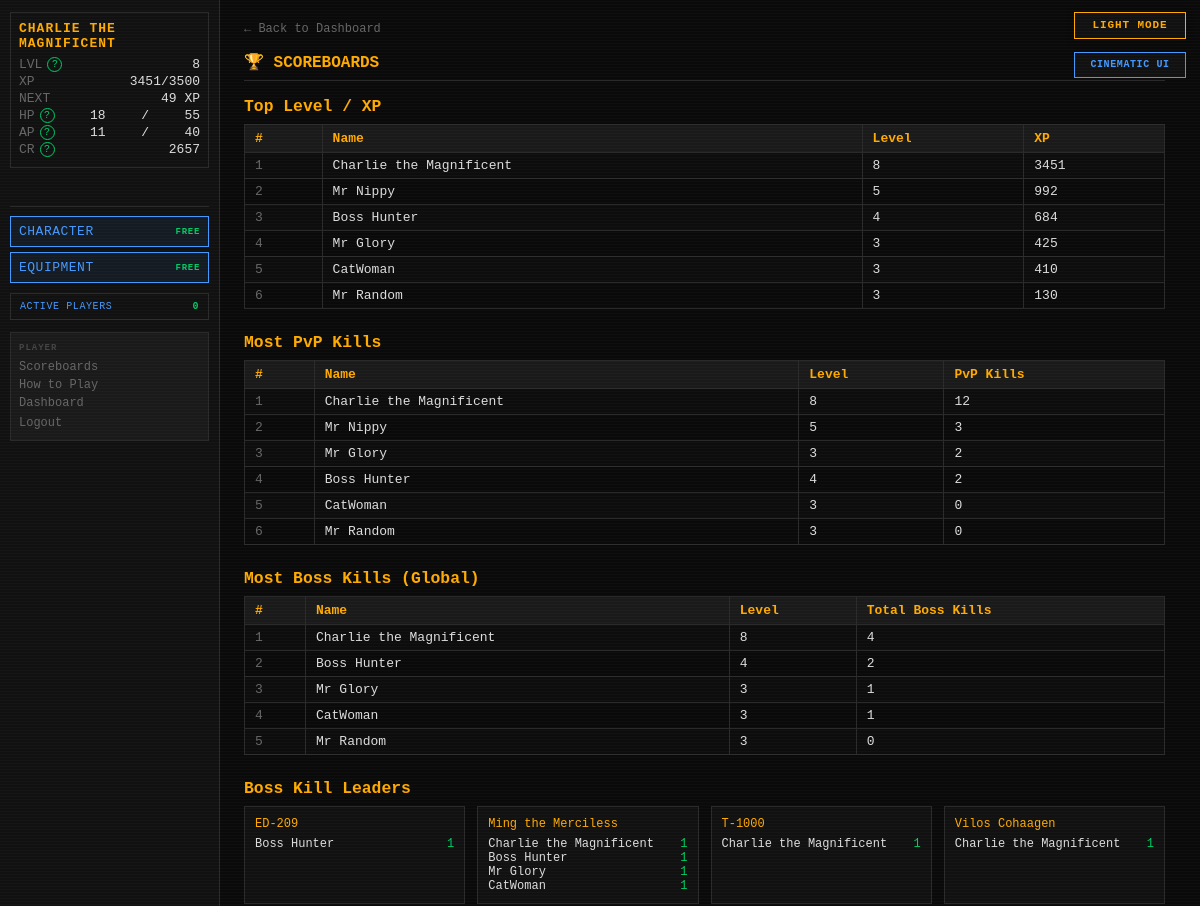
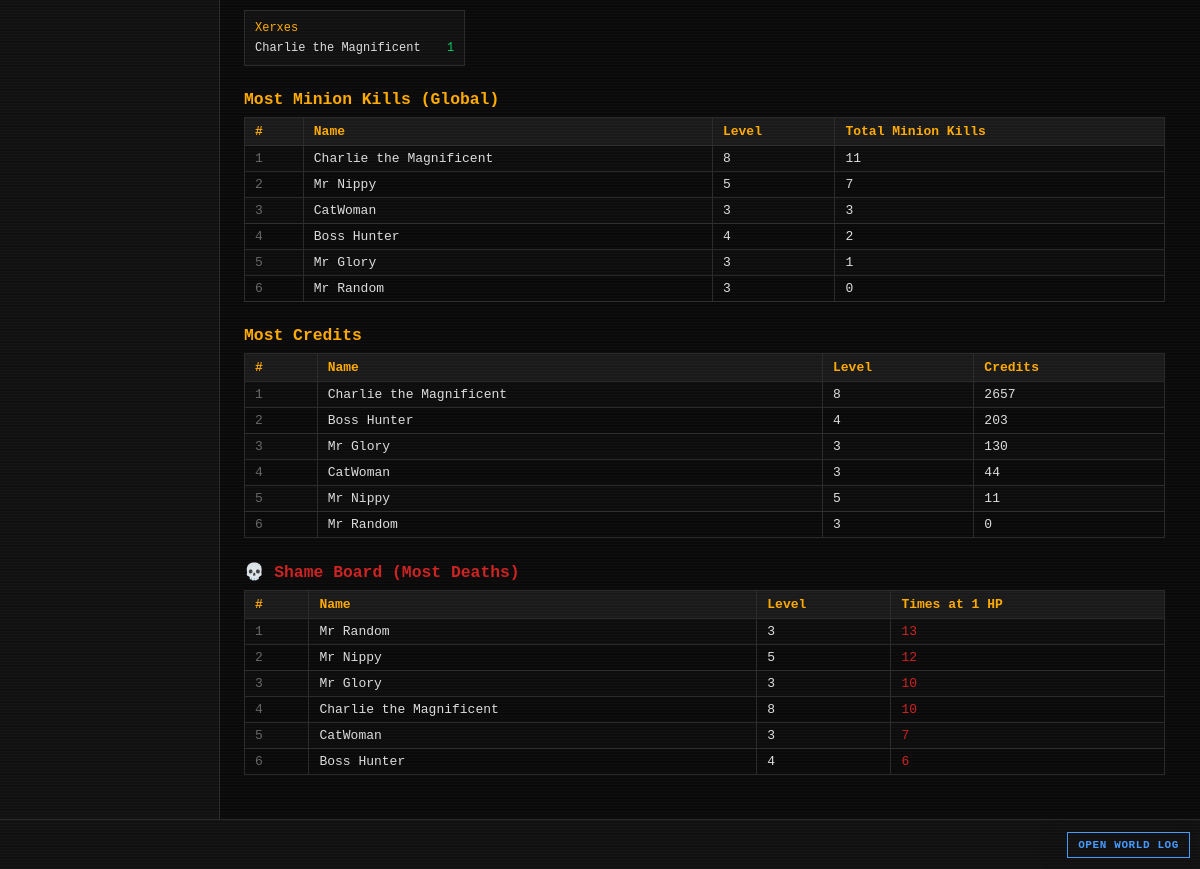
Page /scoreboards (signed in) on the earlier database version (2 pictures, top to bottom).
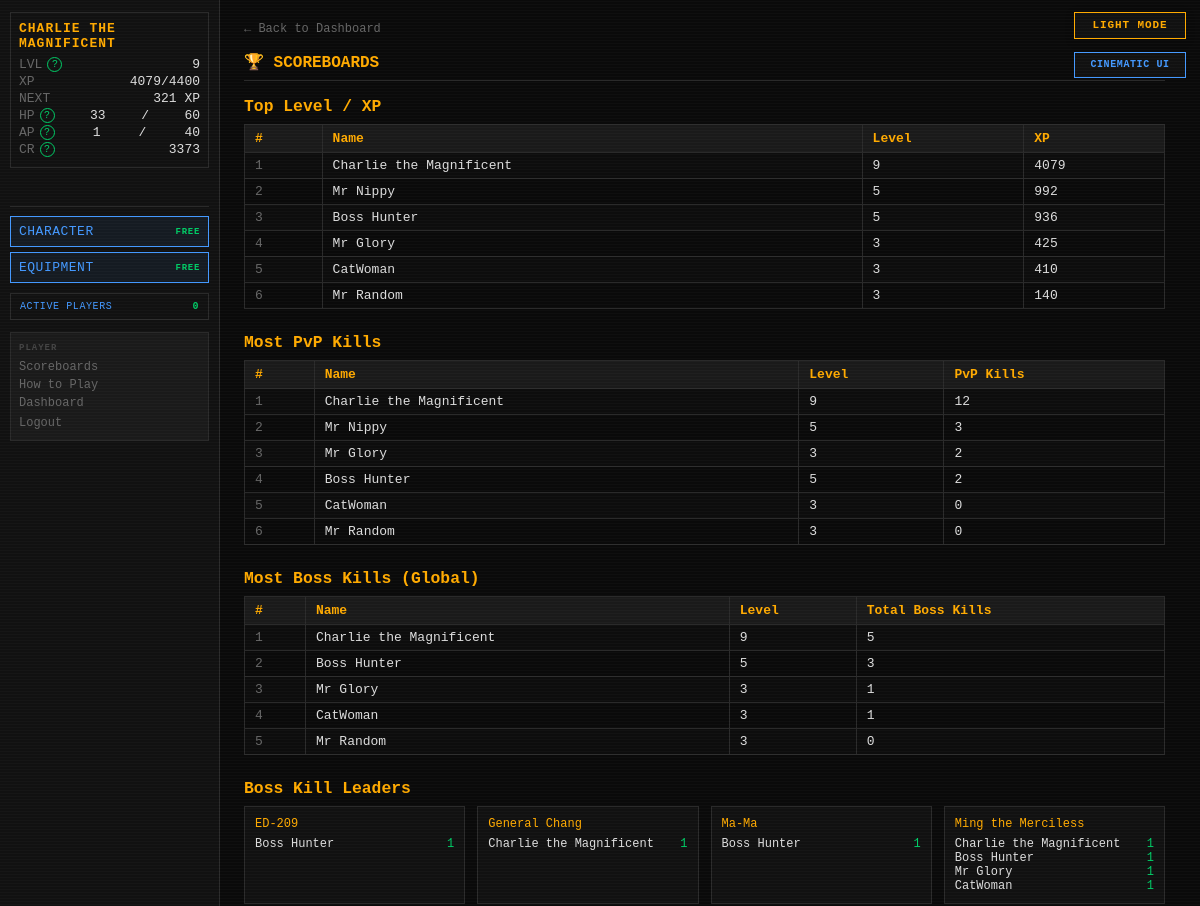
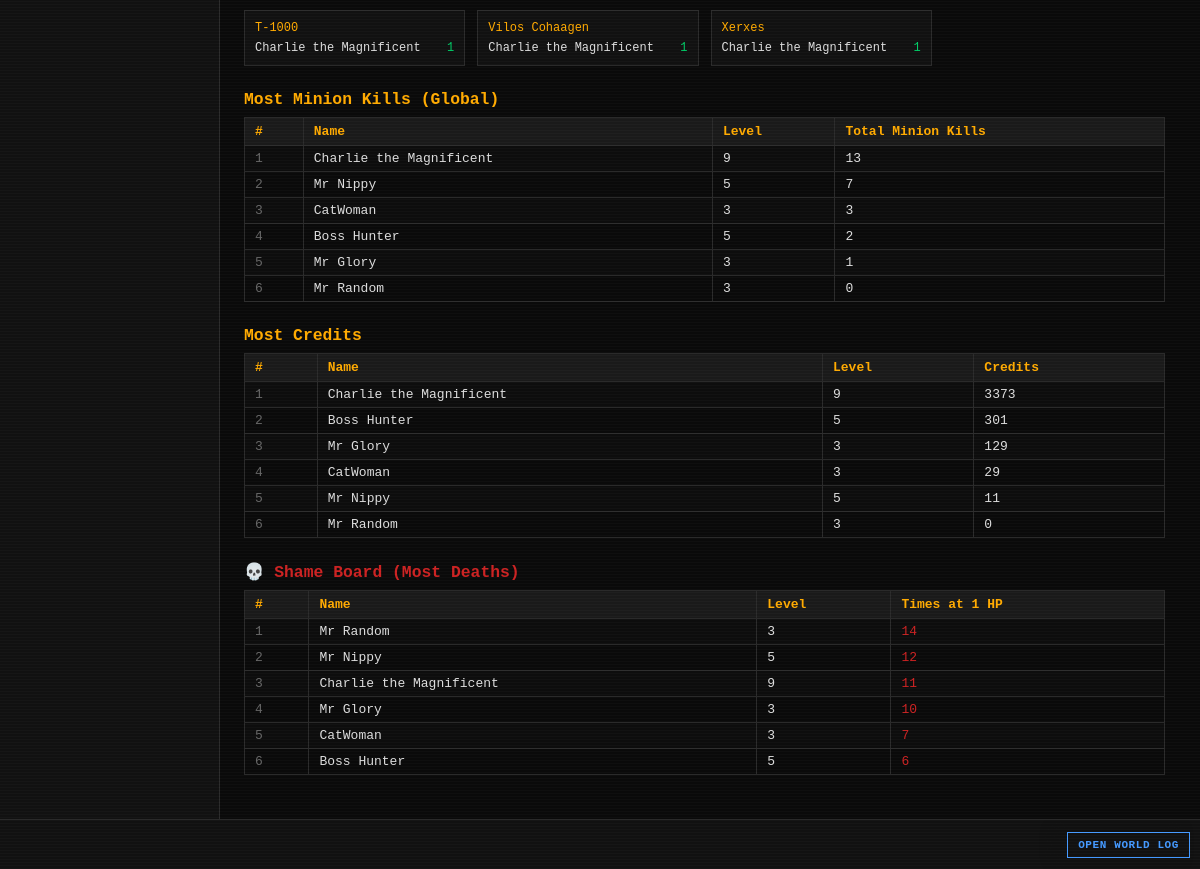
Same page on the later database version (2 pictures, top to bottom).
### tables this page shows
CREATE TABLE players (
    id                  INTEGER PRIMARY KEY AUTOINCREMENT,
    username            TEXT    UNIQUE NOT NULL,
    password_hash       TEXT    NOT NULL,
    email               TEXT    UNIQUE NOT NULL,
    character_name      TEXT    NOT NULL,
    sex                 TEXT    NOT NULL,
    class_id            INTEGER REFERENCES classes(id),
    str_stat            INTEGER NOT NULL DEFAULT 1,
    end_stat            INTEGER NOT NULL DEFAULT 1,
    agi_stat            INTEGER NOT NULL DEFAULT 1,
    lck_stat            INTEGER NOT NULL DEFAULT 1,
    per_stat            INTEGER NOT NULL DEFAULT 1,
    level               INTEGER NOT NULL DEFAULT 1,
    xp                  INTEGER NOT NULL DEFAULT 0,
    current_hp          INTEGER NOT NULL,
    current_ap          INTEGER NOT NULL,
    credits             INTEGER NOT NULL DEFAULT 25,
    equipped_weapon_id  INTEGER REFERENCES inventory_items(id),
    equipped_armor_id   INTEGER REFERENCES inventory_items(id),
    equipped_special_id INTEGER REFERENCES inventory_items(id),
    in_combat           INTEGER NOT NULL DEFAULT 0,
    pending_levelup     INTEGER NOT NULL DEFAULT 0,
    pending_perk        INTEGER NOT NULL DEFAULT 0,
    combat_preference   TEXT    NOT NULL DEFAULT "Balanced",
    is_banned           INTEGER NOT NULL DEFAULT 0,
    retired_at          TEXT,
    last_login_at       TEXT,
    created_at          TEXT    NOT NULL DEFAULT (datetime('now'))
);

CREATE TABLE player_stats (
    player_id            INTEGER PRIMARY KEY REFERENCES players(id),
    pvp_kills            INTEGER NOT NULL DEFAULT 0,
    times_reduced_to_1hp INTEGER NOT NULL DEFAULT 0,
    updated_at           TEXT    NOT NULL DEFAULT (datetime('now'))
);

CREATE TABLE bosses (
    id                          INTEGER PRIMARY KEY AUTOINCREMENT,
    name                        TEXT    UNIQUE NOT NULL,
    is_active                   INTEGER NOT NULL DEFAULT 1,
    level                       INTEGER NOT NULL,
    str_stat                    INTEGER NOT NULL,
    end_stat                    INTEGER NOT NULL,
    agi_stat                    INTEGER NOT NULL,
    lck_stat                    INTEGER NOT NULL,
    per_stat                    INTEGER NOT NULL,
    max_hp                      INTEGER NOT NULL,
    phase2_hp_percent           INTEGER NOT NULL,
    phase3_hp_percent           INTEGER NOT NULL,
    special_attack_name         TEXT    NOT NULL,
    special_attack_die          TEXT    NOT NULL,
    special_attack_damage_type  TEXT    NOT NULL,
    special_attack_flavor       TEXT    NOT NULL,
    special_buff_name           TEXT    NOT NULL,
    special_buff_type           TEXT    NOT NULL,
    special_buff_value          REAL    NOT NULL,
    special_buff_damage_type    TEXT,
    special_buff_flavor         TEXT    NOT NULL,
    res_blade     INTEGER NOT NULL DEFAULT 0,
    res_blunt     INTEGER NOT NULL DEFAULT 0,
    res_ballistic INTEGER NOT NULL DEFAULT 0,
    res_energy    INTEGER NOT NULL DEFAULT 0,
    res_arcane    INTEGER NOT NULL DEFAULT 0,
    res_explosive INTEGER NOT NULL DEFAULT 0,
    res_venom     INTEGER NOT NULL DEFAULT 0,
    weak_blade    INTEGER NOT NULL DEFAULT 0,
    weak_blunt    INTEGER NOT NULL DEFAULT 0,
    weak_ballistic INTEGER NOT NULL DEFAULT 0,
    weak_energy   INTEGER NOT NULL DEFAULT 0,
    weak_arcane   INTEGER NOT NULL DEFAULT 0,
    weak_explosive INTEGER NOT NULL DEFAULT 0,
    weak_venom    INTEGER NOT NULL DEFAULT 0,
    drop_weapon_chance       REAL    NOT NULL,
    drop_armor_chance        REAL    NOT NULL,
    drop_special_item_chance REAL    NOT NULL,
    drop_credit_min          INTEGER NOT NULL,
    drop_credit_max          INTEGER NOT NULL,
    flavor_text              TEXT    NOT NULL,
    imported_at              TEXT    NOT NULL DEFAULT (datetime('now'))
, description TEXT NOT NULL DEFAULT '');

CREATE TABLE boss_instances (
    id                  INTEGER PRIMARY KEY AUTOINCREMENT,
    player_id           INTEGER NOT NULL REFERENCES players(id),
    boss_id             INTEGER NOT NULL REFERENCES bosses(id),
    current_hp          INTEGER NOT NULL,
    encounter_max_hp    INTEGER,
    special_attack_used INTEGER NOT NULL DEFAULT 0,
    special_buff_used   INTEGER NOT NULL DEFAULT 0,
    current_phase       INTEGER NOT NULL DEFAULT 1,
    discovered_at       TEXT    NOT NULL DEFAULT (datetime('now')),
    kill_count          INTEGER NOT NULL DEFAULT 0,
    UNIQUE(player_id, boss_id)
);

### routes/scoreboards.py (the view)
@bp.route("/scoreboards")
def index():
    settings      = get_all_settings()
    inactive_days = settings.get("INACTIVE_DAYS_THRESHOLD", cfg.INACTIVE_DAYS_THRESHOLD)
    cutoff_expr   = f"datetime('now', '-{inactive_days} days')"
    top_level      = _top_level_xp(cutoff_expr)
    top_pvp_kills  = _top_pvp_kills(cutoff_expr)
    top_boss_global= _top_boss_kills_global(cutoff_expr)
    top_boss_each  = _top_boss_kills_per_boss(cutoff_expr)
    top_minion_gl  = _top_minion_kills_global(cutoff_expr)
    top_minion_each= _top_minion_kills_per_minion(cutoff_expr)
    top_credits    = _top_credits(cutoff_expr)
    shame_board    = _shame_board(cutoff_expr)
    return render_template(
        "scoreboards/scoreboards.html",
        top_level=top_level,
        top_pvp_kills=top_pvp_kills,
        top_boss_global=top_boss_global,
        top_boss_each=top_boss_each,
        top_minion_global=top_minion_gl,
        top_minion_each=top_minion_each,
        top_credits=top_credits,
        shame_board=shame_board,
    )

### app.py (called while the page is built)
def _context_processor() -> dict:
    settings = get_all_settings()
    player = g.get("player")
    if not player:
        return {"settings": settings}
    active_count = execute_one(
        """SELECT COUNT(DISTINCT q.player_id) AS cnt FROM action_queue q
           JOIN players p ON p.id=q.player_id
           WHERE datetime(q.created_at)>=datetime('now','-5 minutes') AND p.is_banned=0"""
    )["cnt"]
    return {"player": player, "settings": settings,
            "active_player_count": active_count}

def _check_auth():
    if request.endpoint in _AUTH_EXEMPT:
        return None
    if not session.get("player_id"):
        return redirect(url_for("auth.login"))
    return None

def _load_player():
    player_id = session.get("player_id")
    if not player_id:
        return None
    reconcile_combat_state(player_id)
    player = get_player(player_id)
    if player is None:
        session.clear()
        return redirect(url_for("auth.login"))
    g.player = player
    return None

### database.py (called while the page is built)
def dict_factory(cursor: sqlite3.Cursor, row: tuple) -> dict:
    return {col[0]: val for col, val in zip(cursor.description, row)}

### templates/scoreboards/scoreboards.html (shortened to what the changed rows need)
{% extends "base.html" %}
{% block content %}
<div id="page-content">
    <h2 class="page-title">🏆 SCOREBOARDS</h2>
    {% if top_level %}
    <table style="margin-bottom:24px;">
        <tr><th>#</th><th>Name</th><th>Level</th><th>XP</th></tr>
        {% for p in top_level %}
        <tr>
            <td style="color:var(--grey)">{{ loop.index }}</td>
            <td>{{ p.character_name }}</td>
            <td>{{ p.level }}</td>
            <td>{{ p.xp }}</td>
        </tr>
        {% endfor %}
    </table>
    {% else %}
    <p style="color:var(--grey);margin-bottom:24px;">No data yet.</p>
    {% endif %}
    {% if top_pvp_kills %}
    <table style="margin-bottom:24px;">
        <tr><th>#</th><th>Name</th><th>Level</th><th>PvP Kills</th></tr>
        {% for p in top_pvp_kills %}
        <tr>
            <td style="color:var(--grey)">{{ loop.index }}</td>
            <td>{{ p.character_name }}</td>
            <td>{{ p.level }}</td>
            <td>{{ p.pvp_kills }}</td>
        </tr>
        {% endfor %}
    </table>
    {% else %}
    <p style="color:var(--grey);margin-bottom:24px;">No data yet.</p>
    {% endif %}
    {% if top_boss_global %}
    <table style="margin-bottom:24px;">
        <tr><th>#</th><th>Name</th><th>Level</th><th>Total Boss Kills</th></tr>
        {% for p in top_boss_global %}
        <tr>
            <td style="color:var(--grey)">{{ loop.index }}</td>
            <td>{{ p.character_name }}</td>
            <td>{{ p.level }}</td>
            <td>{{ p.total_kills }}</td>
        </tr>
        {% endfor %}
    </table>
    {% else %}
    <p style="color:var(--grey);margin-bottom:24px;">No data yet.</p>
    {% endif %}
    {% if top_boss_each %}
    <div style="display:grid;grid-template-columns:repeat(auto-fill,minmax(220px,1fr));gap:12px;margin-bottom:24px;">
        {% for boss_name, players in top_boss_each.items() %}
        <div style="background:var(--bg-panel);border:1px solid var(--border);padding:10px;">
            <div style="color:var(--amber);margin-bottom:6px;font-size:12px;">{{ boss_name }}</div>
            {% for p in players %}
            <div style="display:flex;justify-content:space-between;font-size:12px;">
                <span>{{ p.character_name }}</span>
                <span style="color:var(--green)">{{ p.kill_count }}</span>
            </div>
            {% endfor %}
        </div>
        {% endfor %}
    </div>
    {% endif %}
    {% if top_minion_global %}
    <table style="margin-bottom:24px;">
        <tr><th>#</th><th>Name</th><th>Level</th><th>Total Minion Kills</th></tr>
        {% for p in top_minion_global %}
        <tr>
            <td style="color:var(--grey)">{{ loop.index }}</td>
            <td>{{ p.character_name }}</td>
            <td>{{ p.level }}</td>
            <td>{{ p.total_kills }}</td>
        </tr>
        {% endfor %}
    </table>
    {% else %}
    <p style="color:var(--grey);margin-bottom:24px;">No data yet.</p>
    {% endif %}
    {% if top_credits %}
    <table style="margin-bottom:24px;">
        <tr><th>#</th><th>Name</th><th>Level</th><th>Credits</th></tr>
        {% for p in top_credits %}
        <tr>
            <td style="color:var(--grey)">{{ loop.index }}</td>
            <td>{{ p.character_name }}</td>
            <td>{{ p.level }}</td>
            <td>{{ p.credits }}</td>
        </tr>
        {% endfor %}
    </table>
    {% else %}
    <p style="color:var(--grey);margin-bottom:24px;">No data yet.</p>
    {% endif %}
    {% if shame_board %}
    <table style="margin-bottom:24px;">
        <tr><th>#</th><th>Name</th><th>Level</th><th>Times at 1 HP</th></tr>
        {% for p in shame_board %}
        <tr>
            <td style="color:var(--grey)">{{ loop.index }}</td>
            <td>{{ p.character_name }}</td>
            <td>{{ p.level }}</td>
            <td style="color:var(--red)">{{ p.times_reduced_to_1hp }}</td>
        </tr>
        {% endfor %}
    </table>
    {% else %}
    <p style="color:var(--grey);margin-bottom:24px;">No data yet.</p>
    {% endif %}
</div>
{% endblock %}

### templates/base.html (shortened to what this page needs)
<!DOCTYPE html>
<html lang="en">
<head>
<link rel="stylesheet" href="{{ url_for('static', filename='style.css') }}">
</head>
<body class="{{ 'authenticated' if player else 'auth-page' }} {% block body_class %}{% endblock %}">
{% if settings.get('ALLOW_PLAYER_COLOR_OVERRIDE', true) %}<button id="theme-toggle" type="button" aria-label="Switch color theme" aria-pressed="false">
</button>{% endif %}
{% if settings.get('ALLOW_PLAYER_INTERFACE_OVERRIDE', true) %}
<button id="interface-toggle" type="button" aria-label="Switch interface style" aria-pressed="false">
</button>
{% endif %}
{% if player %}
<div id="left-col">
    <div id="status-block">
        <div class="status-name">{{ player.character_name }}</div>
        <div class="status-line">
            <span class="label">LVL</span>
            <span id="status-level">{{ player.level }}</span>
        </div>
        <div class="status-line">
            <span class="label">XP</span>
            <span><span id="status-xp">{{ player.xp }}</span><span id="status-xp-threshold">{% if player.get('next_level_xp') is not none %}/{{ player.get('next_level_xp') }}{% endif %}</span></span>
        </div>
        <div class="status-line" title="Experience still needed to reach level {{ player.level + 1 }}">
            <span class="label">NEXT</span>
            <span id="status-xp-next">{% if player.get('xp_to_next_level') is none %}MAX{% elif player.get('xp_to_next_level') <= 0 %}LEVEL UP{% else %}{{ player.get('xp_to_next_level') }} XP{% endif %}</span>
        </div>
        <div class="status-line">
            <span class="label">HP</span>
            <span id="status-hp">{{ player.current_hp }}</span>/<span id="status-maxhp">{{ player.max_hp }}</span>
        </div>
        <div class="status-line">
            <span class="label">AP</span>
            <span id="status-ap">{{ player.current_ap }}</span>/<span id="status-maxap">{{ player.max_ap }}</span>
        </div>
        <div class="status-line">
            <span class="label">CR</span>
            <span id="status-credits">{{ player.credits }}</span>
        </div>
    </div>
    <div class="free-action-buttons" aria-label="Free character actions">
        <a class="action-btn free-action-btn" href="{{ url_for('character.index') }}">
            CHARACTER <span class="free-cost">FREE</span>
        </a>
        <a class="action-btn free-action-btn" href="{{ url_for('character.equipment') }}">
            EQUIPMENT <span class="free-cost">FREE</span>
        </a>
    </div>
    <button id="active-players-toggle" class="active-players-toggle" type="button"
            data-url="{{ url_for('feeds.active_players') }}" aria-haspopup="dialog">
        ACTIVE PLAYERS <span id="active-player-count">{{ active_player_count }}</span>
    </button>
    <nav id="left-nav">
        <span class="nav-heading">PLAYER</span>
        <a href="{{ url_for('scoreboards.index') }}">Scoreboards</a>
        <a href="{{ url_for('feeds.game_help') }}">How to Play</a>
        <a href="{{ url_for('dashboard.index') }}">Dashboard</a>
        <form action="{{ url_for('auth.logout') }}" method="POST" style="margin:0">
            <button type="submit" class="nav-link-btn">Logout</button>
        </form>
    </nav>
</div>
{% endif %}
<div id="main">
    {% block content %}{% endblock %}
</div>
{% if player %}
<div id="ticker-wrap">
    <a id="ticker-log-link" href="{{ url_for('feeds.global_log') }}" title="Open the complete World Log">OPEN WORLD LOG</a>
    <div id="ticker">
    </div>
</div>
{% endif %}
</body>
</html>

Differences in the rows shown:
changed players "Charlie the Magnificent": level "8" → "9"; xp "3451" → "4079"; current_hp "18" → "33"; current_ap "11" → "1"; credits "2657" → "3373"; total_kills "4" → "5"; total_kills "11" → "13"
changed players "Boss Hunter": level "4" → "5"; xp "684" → "936"; total_kills "2" → "3"; credits "203" → "301"
changed players "Mr Glory": credits "130" → "129"
changed players "CatWoman": credits "44" → "29"
changed players "Mr Random": xp "130" → "140"
changed player_stats "Charlie the Magnificent": level "8" → "9"; times_reduced_to_1hp "10" → "11"; moves up the list
changed through a linked row, player_stats "Boss Hunter": level "4" → "5"
changed player_stats "Mr Random": times_reduced_to_1hp "13" → "14"
now on this page (row unchanged): bosses: name "General Chang"
added boss_instances: character_name "Charlie the Magnificent", kill_count "1", shown under "General Chang"
now on this page (row unchanged): bosses: name "Ma-Ma"
added boss_instances: character_name "Boss Hunter", kill_count "1", shown under "Ma-Ma"
Other differences:
{{ player.get('next_level_xp') }}: "3500" → "4400"
{{ player.get('xp_to_next_level') }}: "49" → "321"
{{ player.max_hp }}: "55" → "60"
